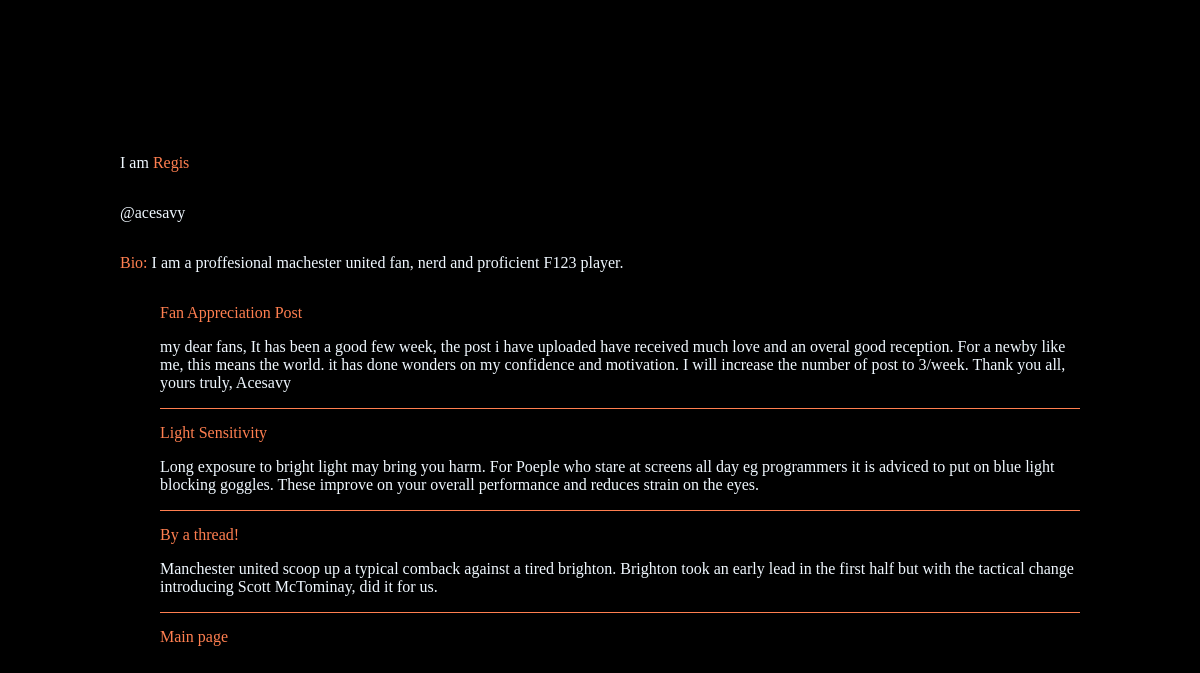
The app's page /writer/5/ with its own data.
### blog/models.py (models this page shows, shortened)
class Blogger(m.Model):
    name = m.CharField(max_length=255)
    username = m.CharField(max_length=255)
    bio = m.TextField()

class Blog(m.Model):
    title = m.CharField(max_length=255)
    body = m.TextField()
    pub_date = m.DateTimeField("date published")
    blogger = m.ForeignKey(Blogger, on_delete = m.CASCADE)

### blog/views.py (the view)
# urls.py: path('writer/<int:blogger_id>/', views.writer, name="writer"),
def writer(request, blogger_id):
    writer = Blogger.objects.get(pk = blogger_id)
    blogs = writer.blog_set.all().order_by("-pub_date")
    title = "writer"
    context = {
        "writer":writer,
        "title": title,
        "blogs":blogs,
    }
    return render(request, 'blog/writer.html', context)

### blog/templates/blog/writer.html (shortened to what this page needs)
<!DOCTYPE html>
<html lang="en">
<head>
</head>
<body>
    <div class="user-details">
        <p> I am <span>{{ writer.name}}</span></p>
        <p>@{{ writer.username}}</p>
    </div>
    <p class="bio"><span>Bio: </span>{{ writer.bio}}</p>
    <ul>
        {% for blog in blogs %}
            <li class="list-item">
                <a href="{% url 'blog:article' blog.id %}"><span class="blog">{{ blog.title }}</span></a>
                <p>{{ blog.body }}</p>
            </li>
        {% endfor %}
            <a class="main-page" href="{% url 'blog:feed' %}">Main page</a>
    </ul>
</body>
</html>

### blog/templates/blog/writer.html (style rules this page uses)
* { list-style-type: none; text-decoration: none; font-family: chivo; }
html { scroll-behavior: smooth; }
body { width: 80%; margin: auto; height: 100vh; display: flex; flex-direction: column; justify-content: center; background-color: black; color: aliceblue; }
.user-details { display: flex; flex-direction: column; justify-self: center; }
span { color: coral; }
li { border-bottom: .7px solid coral; }
.blog { transition: all 300ms ease-in-out; }
.list-item { margin-bottom: 15px; }
a { color: coral; }
.main-page { transition: all 300ms ease-in-out; }

### records on screen
Blogger: name "Regis", username "acesavy", bio "I am a proffesional machester united fan, nerd and proficient F123 player."
Blog: title "Fan Appreciation Post", body "my dear fans, It has been a good few week, the post i have uploaded have received much love and an overal good reception. For a newby like me, this means the world. it has done wonders on my confidence and motivation. I will increase the number of post to 3/week. Thank you all, yours truly, Acesavy"
Blog: title "Light Sensitivity", body "Long exposure to bright light may bring you harm. For Poeple who stare at screens all day eg programmers it is adviced to put on blue light blocking goggles. These improve on your overall performance and reduces strain on the eyes."
Blog: title "By a thread!", body "Manchester united scoop up a typical comback against a tired brighton. Brighton took an early lead in the first half but with the tactical change introducing Scott McTominay, did it for us."
